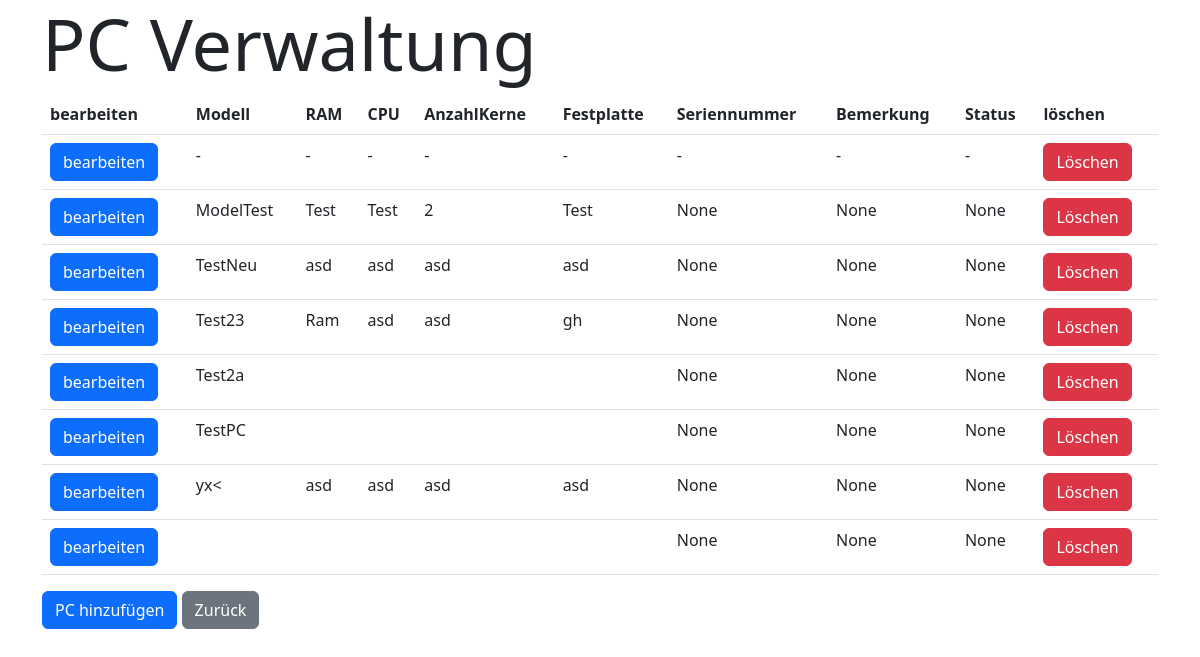
The page /itinventory/pcs/ on the database as committed earlier.
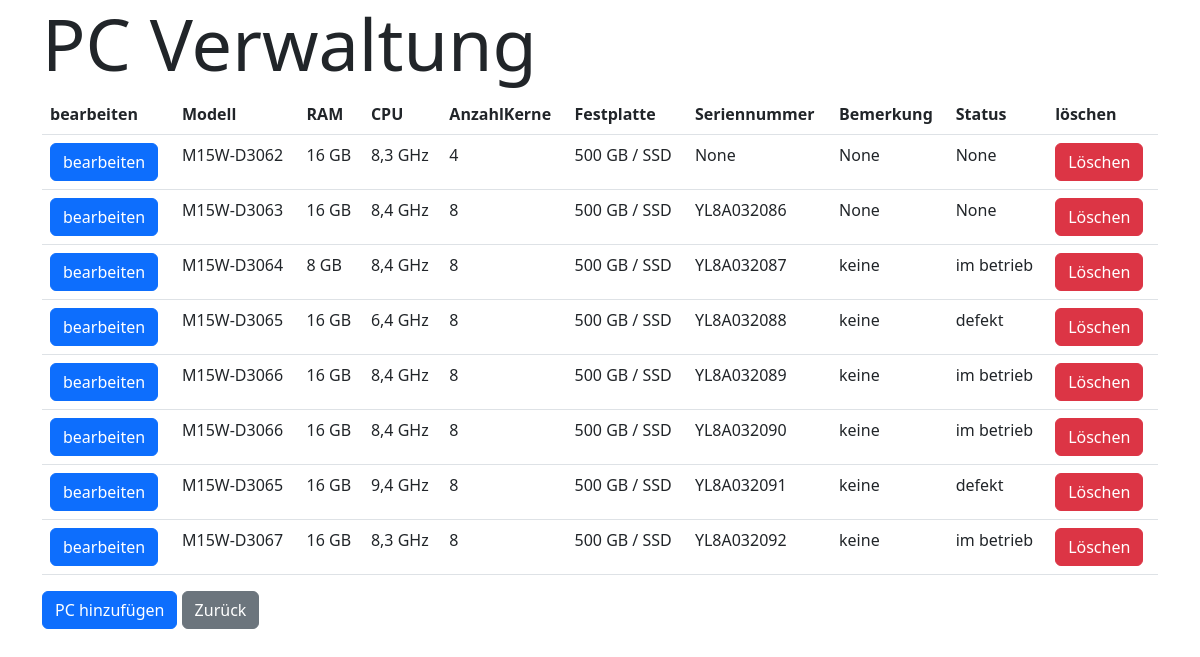
The same page on the database as committed later.
### itinventory/models.py (models this page shows)
class Pcs(models.Model):
    modell = models.CharField(max_length=255)
    RAM = models.CharField(max_length=255)
    CPU = models.CharField(max_length=255)
    anzahlkerne = models.CharField(max_length=255)
    festplatte = models.CharField(max_length=255, null=True)
    serialnummer = models.CharField(max_length=50,default=None, null=True, blank=True)
    monitor1 = models.CharField(max_length=50,default=None, null=True, blank=True)
    monitor2 = models.CharField(max_length=50,default=None, null=True, blank=True)
    bemaerkung = models.CharField(max_length=300,default=None, null=True, blank=True)
    status = models.CharField(max_length=100,default=None, null=True, blank=True)

### itinventory/views.py (the view)
# urls.py: path('pcs/', views.pcs, name='pcs'),
def pcs(request):
    mypcs = Pcs.objects.all().values()
    template = loader.get_template('pcs.html')
    context = {
        'mypcs': mypcs,
    }
    return HttpResponse(template.render(context, request))

### itinventory/templates/pcs.html (shortened to what this page needs)
<!doctype html>
<html lang="en">
  <head>
    <link href="https://cdn.jsdelivr.net/npm/bootstrap@5.2.2/dist/css/bootstrap.min.css" rel="stylesheet">
    <link rel="icon" href="https://usercontent.one/wp/www.qa-rheinruhr.de/wp-content/uploads/favicon.png" sizes="32x32">  </head>
  <body>
    <div class="container" >
        <div class="row">
            <div class="col-12">
              <h1 class="display-2">PC Verwaltung</h1>
              <form action="/itinventory/addplatz/addplatzRecord/" method="post">
                <div class="table-responsive">
                <table class="table">
                  <tr>
                    <th>bearbeiten</th>
                    <th>Modell</th>
                    <th>RAM</th>
                    <th>CPU</th>
                    <th>AnzahlKerne</th>
                    <th>Festplatte</th>
                    <th>Seriennummer</th>
                    <th>Bemerkung</th>
                    <th>Status</th>
                    <th>löschen</th>
                  </tr>
                  {% for x in mypcs %}
                  <tr>
                    <td><a href="/itinventory/updatePc/{{ x.id }}" class="btn btn-primary">bearbeiten</a></td>
                    <td>{{ x.modell }}</td>
                    <td>{{ x.RAM }}</td>
                    <td>{{ x.CPU }}</td>
                    <td>{{ x.anzahlkerne }}</td>
                    <td>{{ x.festplatte }}</td>
                    <td>{{ x.serialnummer }}</td>
                    <td>{{ x.bemaerkung }}</td>
                    <td>{{ x.status }}</td>
                    <td><a href="/itinventory/delPc/{{ x.id }}" class="btn btn-danger">Löschen</a></td>
                </tr>
                {% endfor %}
                </table>
              </div>
                <a href="/itinventory/addpc/" class="btn btn-primary">PC hinzufügen</a>
                <a href="/itinventory/" class="btn btn-secondary">Zurück</a>
              </form>
            </div>
        </div>
    </div>
  </body>
</html>

Rows that differ between the two databases and show on the page:
removed Pcs: modell "-", RAM "-", CPU "-", anzahlkerne "-", festplatte "-", serialnummer "-", bemaerkung "-", status "-"
removed Pcs: modell "ModelTest", RAM "Test", CPU "Test", anzahlkerne "2", festplatte "Test", serialnummer "None", bemaerkung "None", status "None"
removed Pcs: modell "TestNeu", RAM "asd", CPU "asd", anzahlkerne "asd", festplatte "asd", serialnummer "None", bemaerkung "None", status "None"
removed Pcs: modell "Test23", RAM "Ram", CPU "asd", anzahlkerne "asd", festplatte "gh", serialnummer "None", bemaerkung "None", status "None"
removed Pcs: modell "Test2a", serialnummer "None", bemaerkung "None", status "None"
removed Pcs: modell "TestPC", serialnummer "None", bemaerkung "None", status "None"
removed Pcs: modell "yx<", RAM "asd", CPU "asd", anzahlkerne "asd", festplatte "asd", serialnummer "None", bemaerkung "None", status "None"
removed Pcs: serialnummer "None", bemaerkung "None", status "None"
added Pcs: modell "M15W-D3062", RAM "16 GB", CPU "8,3 GHz", anzahlkerne "4", festplatte "500 GB / SSD", serialnummer "None", bemaerkung "None", status "None"
added Pcs: modell "M15W-D3063", RAM "16 GB", CPU "8,4 GHz", anzahlkerne "8", festplatte "500 GB / SSD", serialnummer "YL8A032086", bemaerkung "None", status "None"
added Pcs: modell "M15W-D3064", RAM "8 GB", CPU "8,4 GHz", anzahlkerne "8", festplatte "500 GB / SSD", serialnummer "YL8A032087", bemaerkung "keine", status "im betrieb"
added Pcs: modell "M15W-D3065", RAM "16 GB", CPU "6,4 GHz", anzahlkerne "8", festplatte "500 GB / SSD", serialnummer "YL8A032088", bemaerkung "keine", status "defekt"
added Pcs: modell "M15W-D3066", RAM "16 GB", CPU "8,4 GHz", anzahlkerne "8", festplatte "500 GB / SSD", serialnummer "YL8A032089", bemaerkung "keine", status "im betrieb"
added Pcs: modell "M15W-D3066", RAM "16 GB", CPU "8,4 GHz", anzahlkerne "8", festplatte "500 GB / SSD", serialnummer "YL8A032090", bemaerkung "keine", status "im betrieb"
added Pcs: modell "M15W-D3065", RAM "16 GB", CPU "9,4 GHz", anzahlkerne "8", festplatte "500 GB / SSD", serialnummer "YL8A032091", bemaerkung "keine", status "defekt"
added Pcs: modell "M15W-D3067", RAM "16 GB", CPU "8,3 GHz", anzahlkerne "8", festplatte "500 GB / SSD", serialnummer "YL8A032092", bemaerkung "keine", status "im betrieb"
